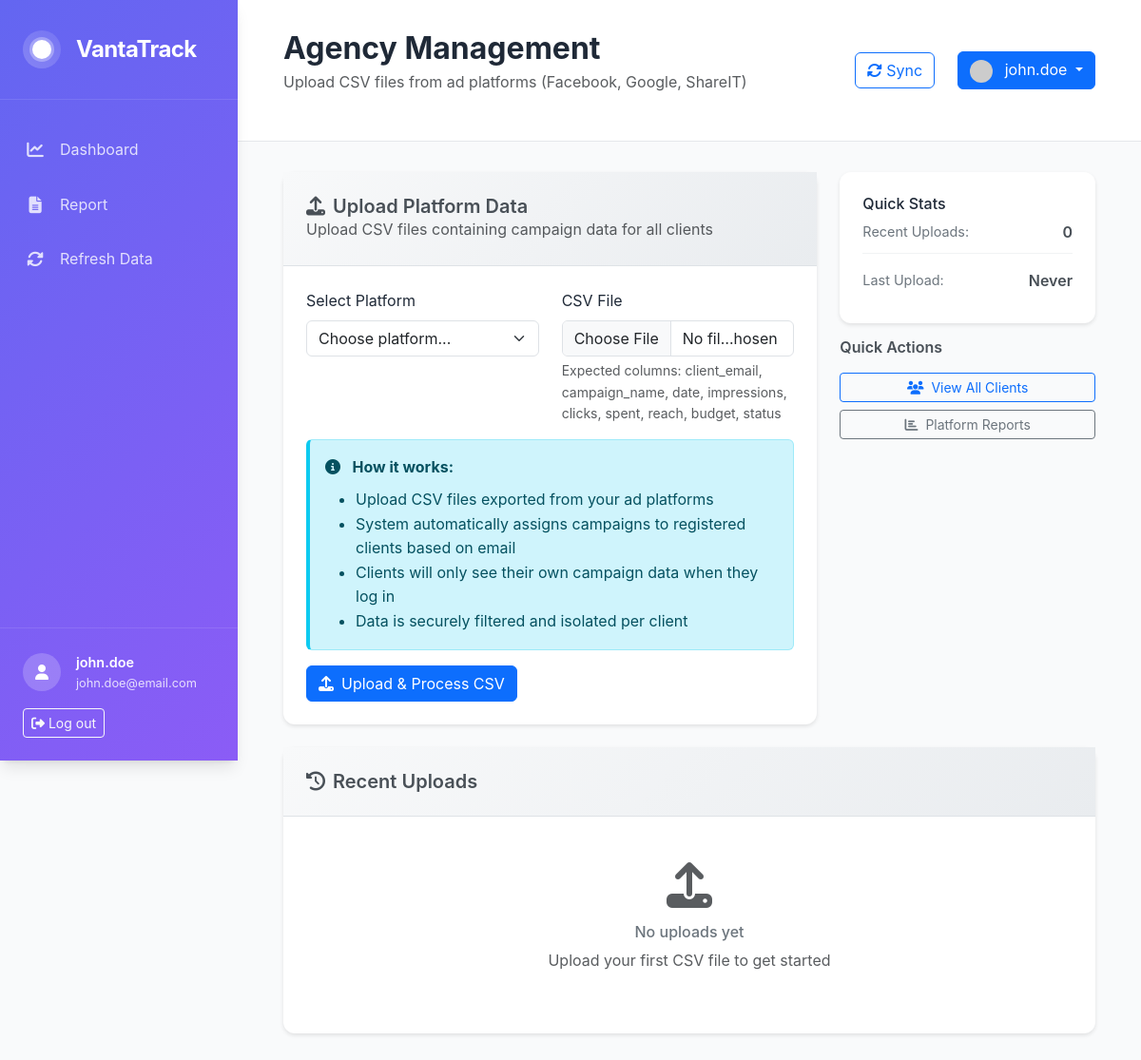
The app's page /agency/upload (signed in), older data.
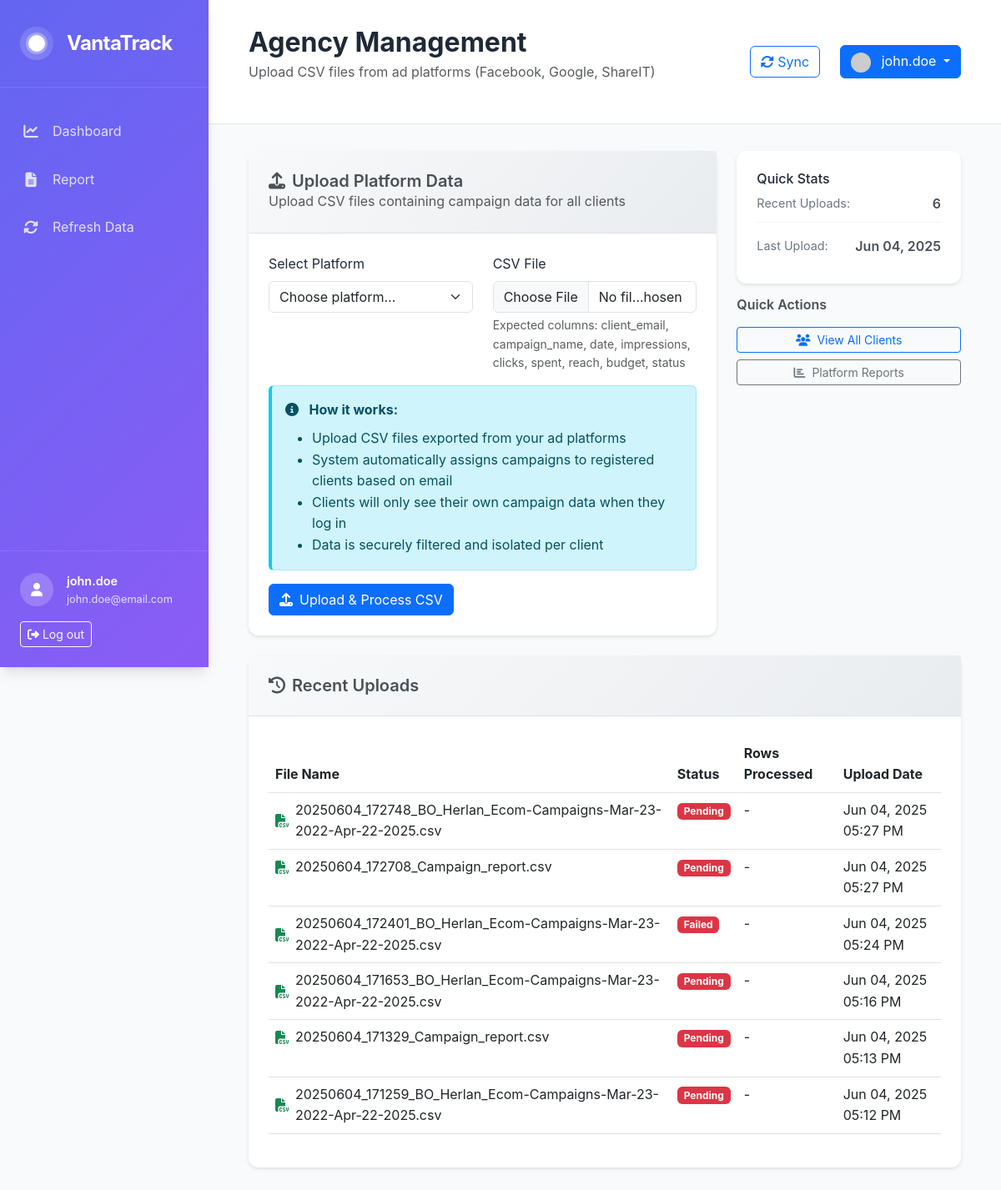
The same page, newer data.
### models.py (models this page shows)
class CSVImport(db.Model):
    __tablename__ = 'csv_imports'
    id = db.Column(db.Integer, primary_key=True)
    filename = db.Column(db.String(255), nullable=False)
    file_path = db.Column(db.String(500), nullable=False)
    status = db.Column(db.String(50), default='Pending')  # Pending, Processing, Completed, Failed
    rows_processed = db.Column(db.Integer, default=0)
    rows_failed = db.Column(db.Integer, default=0)
    error_message = db.Column(db.Text)
    imported_by = db.Column(db.Integer, db.ForeignKey('users.id'), nullable=True)
    created_at = db.Column(db.DateTime, default=datetime.utcnow)
    completed_at = db.Column(db.DateTime)
    user = db.relationship('User', backref='csv_imports')

### agency_management.py (the view, shortened to what this page needs)
@agency_bp.route('/upload', methods=['GET', 'POST'])
@login_required
def agency_upload():
    recent_imports = CSVImport.query.order_by(CSVImport.created_at.desc()).limit(10).all()
    return render_template('agency/upload.html', recent_imports=recent_imports)

### app.py (called while the page is built)
@login_manager.user_loader
def load_user(user_id):
    from models import User
    return User.query.get(int(user_id))

### models.py (called while the page is built)
    def get_full_name(self):
        if self.first_name and self.last_name:
            return f"{self.first_name} {self.last_name}"
        return self.username

### templates/agency/upload.html (shortened to what the changed rows need)
{% extends "base.html" %}
{% block page_title %}Agency Management{% endblock %}
{% block content %}
<div class="row mb-4">
    <div class="col-lg-4">
        <div class="stats-card">
            <div class="stat-item">
                <span class="label">Recent Uploads:</span>
                <span class="value">{{ recent_imports|length }}</span>
            </div>
            <div class="stat-item">
                <span class="label">Last Upload:</span>
                <span class="value">
                    {% if recent_imports %}
                        {{ recent_imports[0].created_at.strftime('%b %d, %Y') }}
                    {% else %}
                        Never
                    {% endif %}
                </span>
            </div>
        </div>
    </div>
</div>
<div class="row">
    <div class="col-12">
        <div class="recent-uploads-card">
            <div class="card-body">
                {% if recent_imports %}
                <div class="table-responsive">
                    <table class="table table-hover">
                        <thead>
                            <tr>
                                <th>File Name</th>
                                <th>Status</th>
                                <th>Rows Processed</th>
                                <th>Upload Date</th>
                            </tr>
                        </thead>
                        <tbody>
                            {% for import in recent_imports %}
                            <tr>
                                <td>
                                    <div class="d-flex align-items-center">
                                        <i class="fas fa-file-csv text-success me-2"></i>
                                        {{ import.filename }}
                                    </div>
                                </td>
                                <td>
                                    <span class="badge badge-{{ 'success' if import.status == 'Completed' else 'warning' if import.status == 'Processing' else 'danger' }}">
                                        {{ import.status }}
                                    </span>
                                </td>
                                <td>
                                    {% if import.rows_processed %}
                                        {{ import.rows_processed }} rows
                                        {% if import.rows_failed > 0 %}
                                            <small class="text-warning">({{ import.rows_failed }} failed)</small>
                                        {% endif %}
                                    {% else %}
                                        -
                                    {% endif %}
                                </td>
                                <td>{{ import.created_at.strftime('%b %d, %Y %I:%M %p') }}</td>
                            </tr>
                            {% endfor %}
                        </tbody>
                    </table>
                </div>
                {% else %}
                <div class="empty-state text-center py-4">
                    <i class="fas fa-upload fa-3x text-muted mb-3"></i>
                    <h6>No uploads yet</h6>
                    <p class="text-muted">Upload your first CSV file to get started</p>
                </div>
                {% endif %}
            </div>
        </div>
    </div>
</div>
{% endblock %}

Row changes from the older to the newer data that the page shows:
added CSVImport: created_at "Jun 04, 2025", filename "20250604_172748_BO_Herlan_Ecom-Campaigns-Mar-23-2022-Apr-22-2025.csv", status "Pending", created_at "Jun 04, 2025 05:27 PM"
added CSVImport: filename "20250604_172708_Campaign_report.csv", status "Pending", created_at "Jun 04, 2025 05:27 PM"
added CSVImport: filename "20250604_172401_BO_Herlan_Ecom-Campaigns-Mar-23-2022-Apr-22-2025.csv", status "Failed", created_at "Jun 04, 2025 05:24 PM"
added CSVImport: filename "20250604_171653_BO_Herlan_Ecom-Campaigns-Mar-23-2022-Apr-22-2025.csv", status "Pending", created_at "Jun 04, 2025 05:16 PM"
added CSVImport: filename "20250604_171329_Campaign_report.csv", status "Pending", created_at "Jun 04, 2025 05:13 PM"
added CSVImport: filename "20250604_171259_BO_Herlan_Ecom-Campaigns-Mar-23-2022-Apr-22-2025.csv", status "Pending", created_at "Jun 04, 2025 05:12 PM"
Text that changed along with them:
{{ recent_imports|length }}: "0" → "6"
text no longer shown: "Never No uploads yet Upload your first CSV file to get started"
text now shown: "File Name Status Rows Processed Upload Date"
